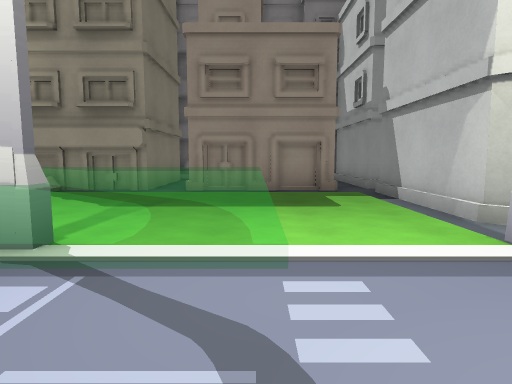
View 1 (above)

24 first-person views from a walk through a 3-D level made in the Godot game engine. The camera is 1.4 m above the floor, tilts 6° down and sees 75° across. The floor is counted in squares, 2 m on a side. Each view is taken from the middle of a square. On the plan, view 1 faces up. The plan holds only what a view shows up to about 10 squares ahead; the rest is blank. Some surface patterns are stand-ins.

View 2
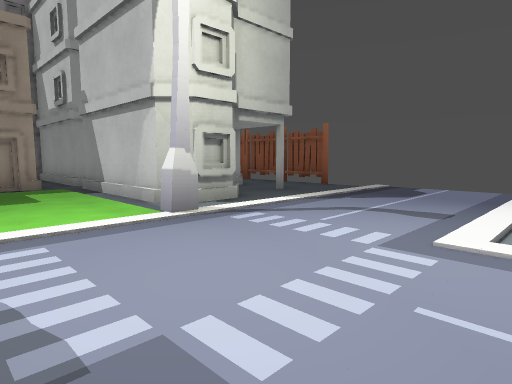

View 3
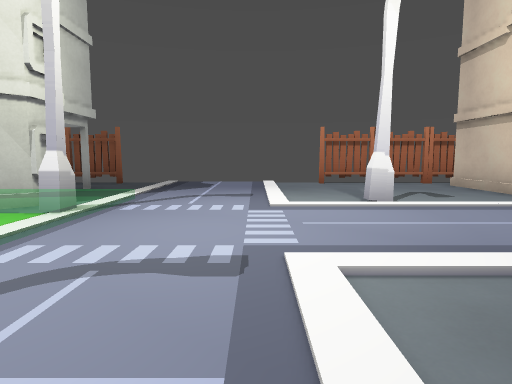

View 4
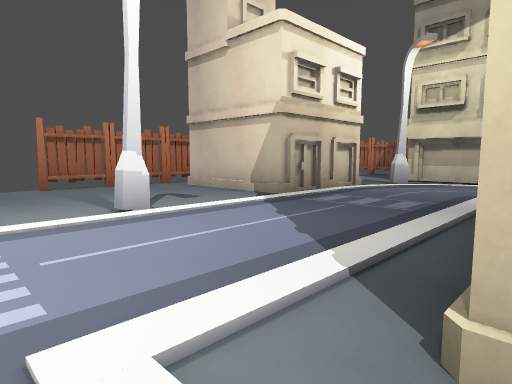

View 5
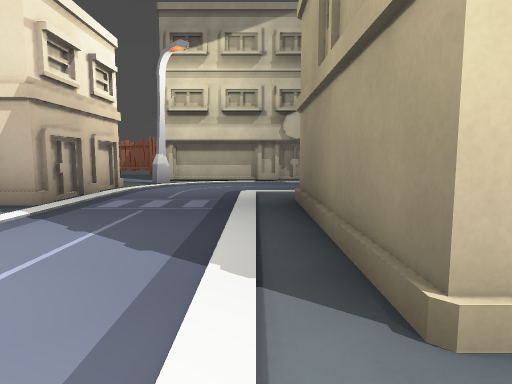

View 6
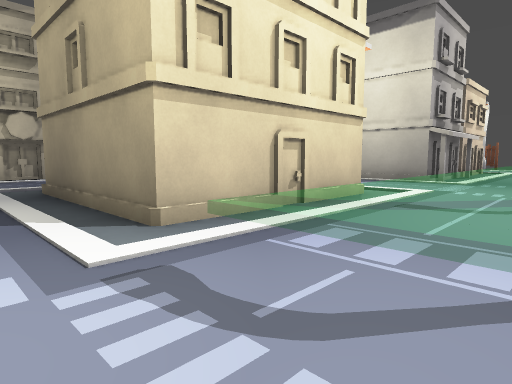

View 7
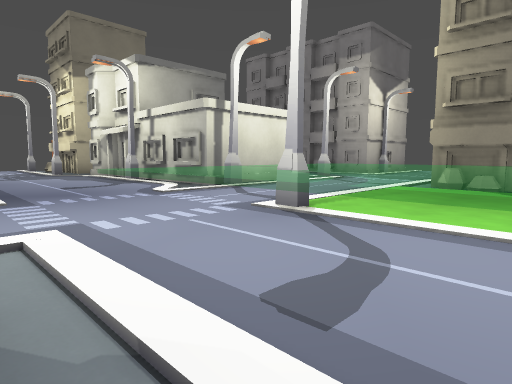

View 8
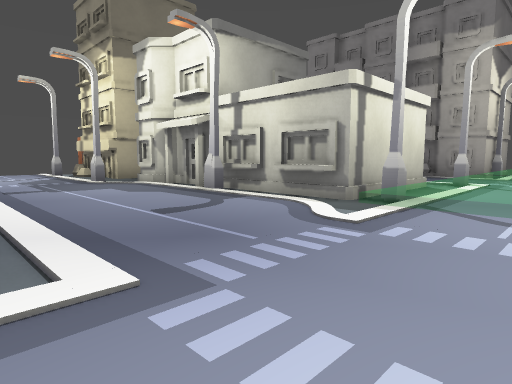

View 9
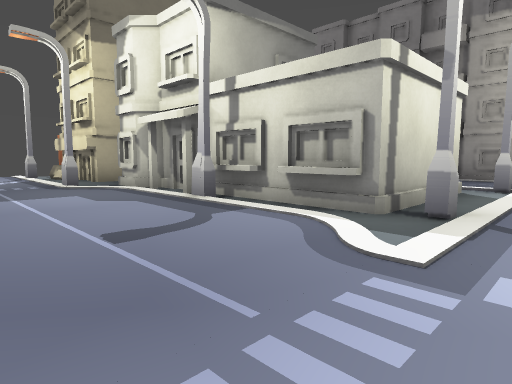

View 10
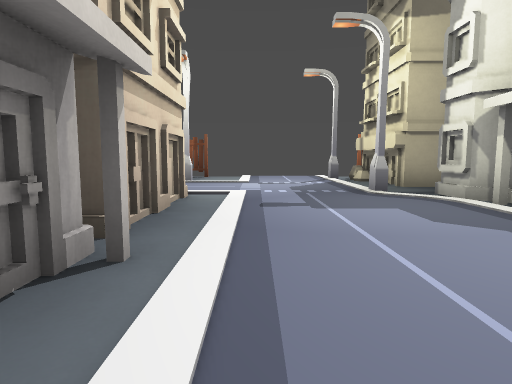

View 11
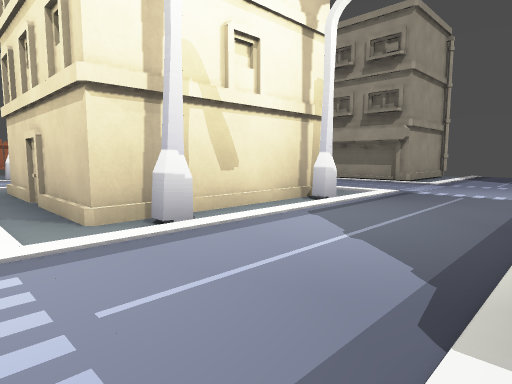

View 12
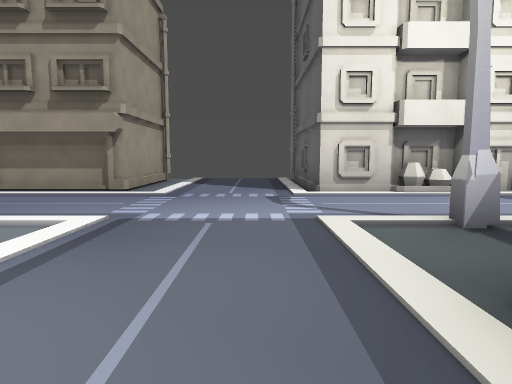

View 13
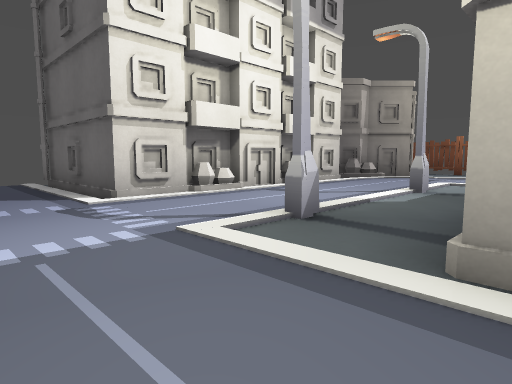

View 14
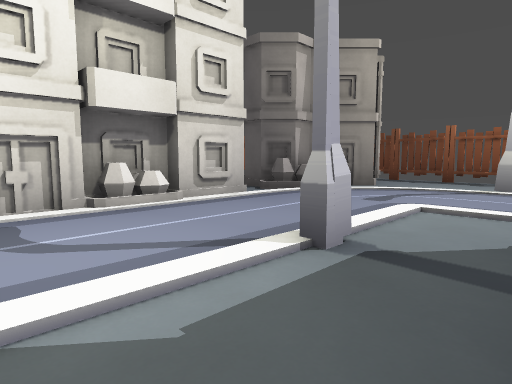

View 15
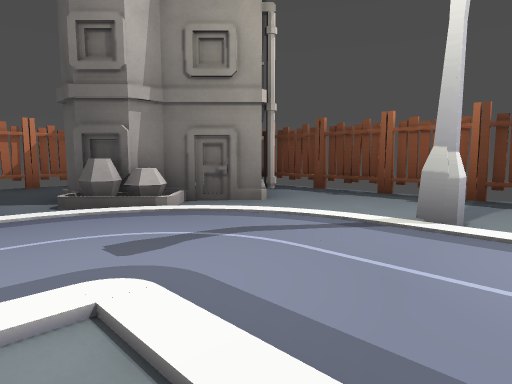

View 16
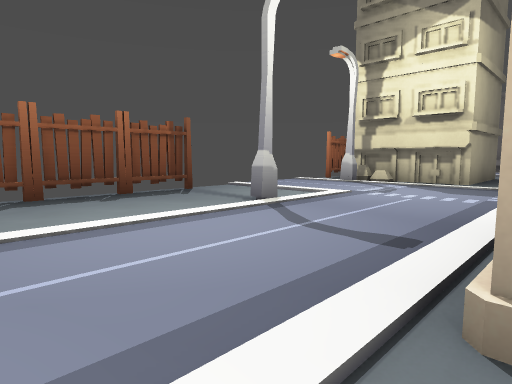

View 17
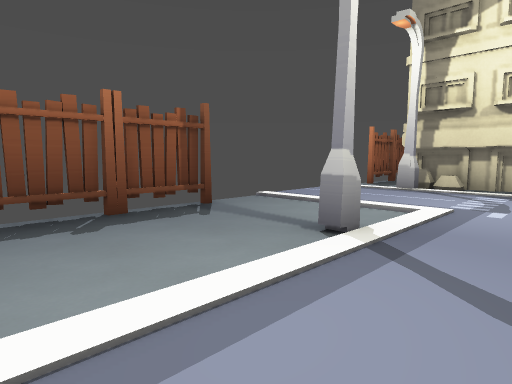

View 18
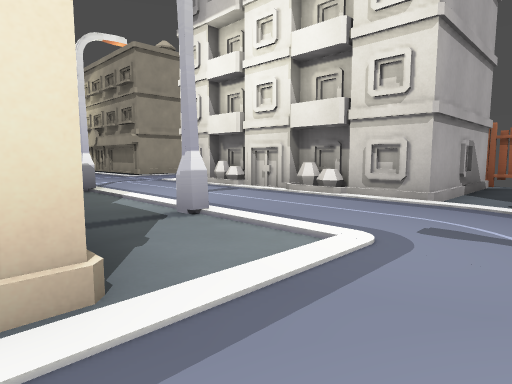

View 19
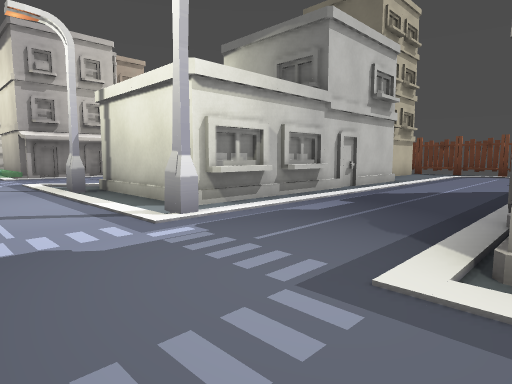

View 20
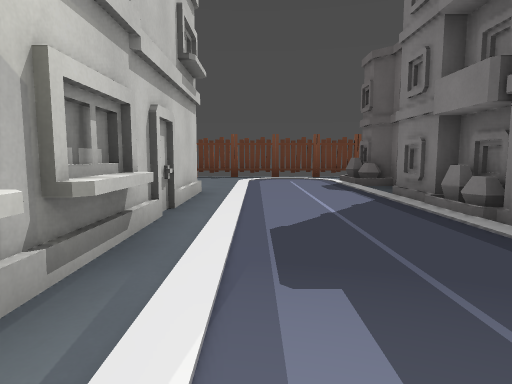

View 21
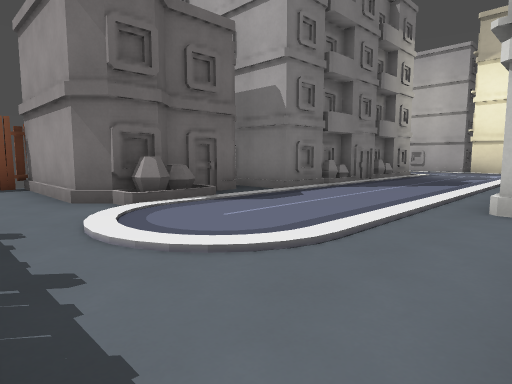

View 22
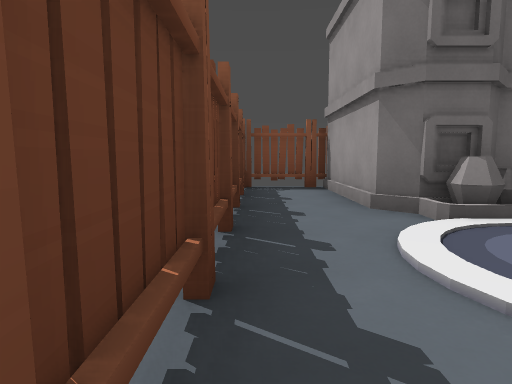

View 23
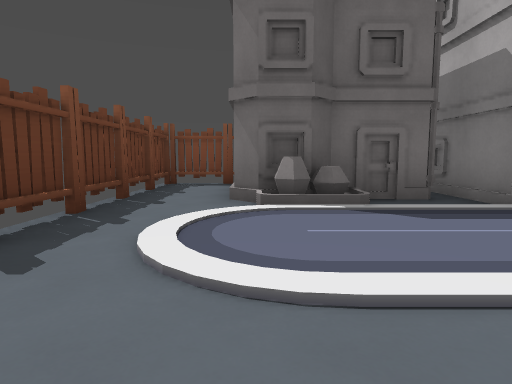

View 24
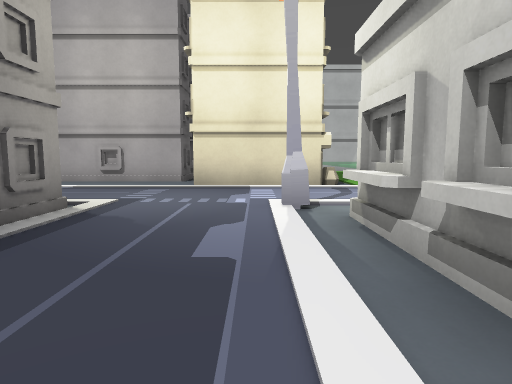

### Floor plan
Key: @ floor where view 1 was taken; # wall or solid block; . floor; / step, stairs or slope; ^ raised ledge; H house; S streetlight; B building.
Columns run from 23 left of view 1 to 8 right of it. Each row starts with its distance up from view 1.
 16 ####
 15 #..H   H           H
 14 #..H   H          .H
 13 #..H HHH       ....H
 12 #..HH..HHHHHHH.....HH
 11 #................../      H
 10 #.................        H
  9 #.................   .H  /H
  8 #.....////BBB.S...   .H  /H
  7  .....B      B....H.......H
  6      H       B.^       ^..H   .#
  5      H   B   BS^       ^..H ...#
  4  .HHHHBBBBSBB/S^       ^..HH.#.
  3  .SH..S........^ S   S ^.S.....
  2  ..............^ S   S ^.......
  1  ..............^^^^^^^^^.......
  0  ......................@.......
 -1  ..........B......//...........
 -2  ..S...H      B..SH   H...S....
 -3 #......H      ....H   H........#
 -4 #......H      ....H   H........#
 -5 #................SH   H....HHH.#
 -6 #..S.....S...S..../   .....    #
 -7 #..................   .....
 -8 #...................  .....H
 -9 #..H./............... ...S.
-10 #.H HH.HHHHHHH....H//H H/H/
-11 ##   H.H      ....H//
-12     H..H      ....H
-13      ..H     H....H
-14      ###

Positions as (right, up) in squares from view 1, and headings:
1: (0, 0), facing up
2: (0, -1), facing up-right
3: (-2, 0), facing right
4: (-1, 0), facing down-right
5: (0, 0), facing down
6: (1, 2), facing down-left
7: (-3, -1), facing up-left
8: (-7, -1), facing up-left
9: (-8, 0), facing up-left
10: (-10, 0), facing left
11: (-9, 0), facing down-right
12: (-8, -3), facing down
13: (-7, -4), facing down-left
14: (-12, -5), facing down-left
15: (-16, -5), facing down-left
16: (-16, -6), facing up-left
17: (-18, -5), facing up-left
18: (-18, -4), facing down-right
19: (-7, 12), facing down-left
20: (-10, 9), facing left
21: (-22, 7), facing up-right
22: (-22, 8), facing up
23: (-20, 7), facing up
24: (-14, 9), facing right
